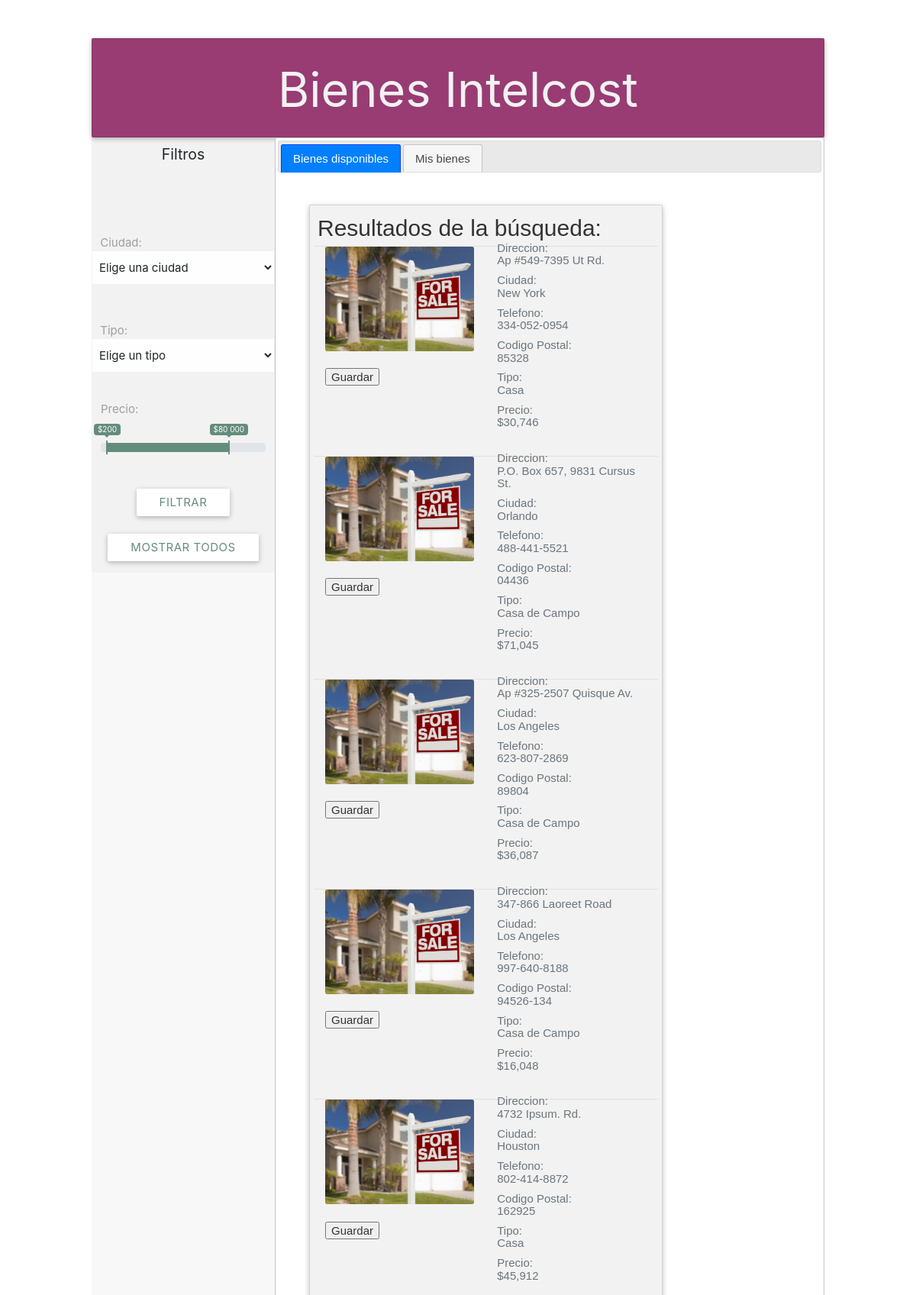
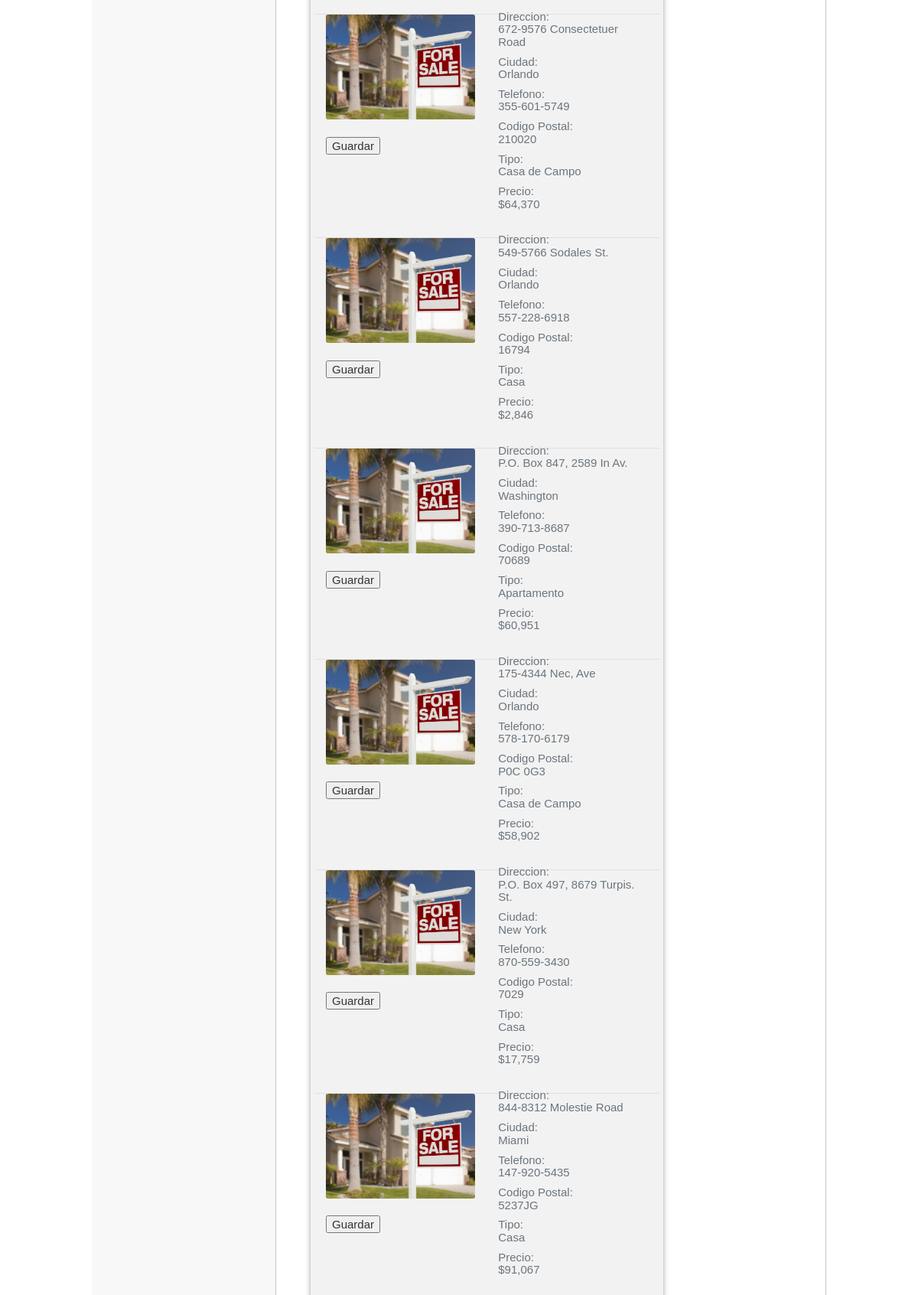
The page / (upper part) on the database its author committed (2 pictures, top to bottom).
### tables this page shows
CREATE TABLE `bienes` (
  `Id` int(5) NOT NULL,
  `Direccion` varchar(30) NOT NULL,
  `Ciudad` varchar(15) NOT NULL,
  `Telefono` varchar(15) NOT NULL,
  `Codigo_Postal` varchar(10) NOT NULL,
  `Tipo` varchar(15) NOT NULL,
  `Precio` varchar(15) NOT NULL
);

### views/busquedacompleta.php (the view)
<?php
$ciudad = (!empty ($_POST['ciudad']) ) ? $_POST['ciudad'] : NULL;
$tipo = (!empty ($_POST['tipo']) ) ? $_POST['tipo'] : NULL;
if($ciudad != '' && $tipo != ''){
    $bienes = $obj_conexion->query("SELECT Id, Direccion, Ciudad, Telefono, Codigo_Postal, Tipo, Precio
                                FROM bienes
                                WHERE Ciudad = '$ciudad' AND Tipo = '$tipo' ");
} else {
    $bienes = $obj_conexion->query("SELECT Id, Direccion, Ciudad, Telefono, Codigo_Postal, Tipo, Precio
                                FROM bienes");
}
while($row = $bienes->fetch_object()){
echo  ' <div class="row">
            <div class="col-lg-6">
                <div>
                    <img class="card-img" src="img/home.jpg" alt="Card image cap">
                </div>
                <div></br>
                    <input class="boton" type="button" name="Guardar" id="Guardar" onClick="guardar('.$row->Id.')"; value="Guardar">
                </div>
            </div>
            <div class="col-lg-6">
                <div class="">
                    <h6 class="card-subtitle mb-2 text-muted">Direccion:  <p>'.$row->Direccion.'</p>  </h6>
                    <h6 class="card-subtitle mb-2 text-muted">Ciudad: <p>'.$row->Ciudad.'</p></h6>
                    <h6 class="card-subtitle mb-2 text-muted">Telefono: <p>'.$row->Telefono.'</p></h6>
                    <h6 class="card-subtitle mb-2 text-muted">Codigo Postal: <p>'.$row->Codigo_Postal.'</p></h6>
                    <h6 class="card-subtitle mb-2 text-muted">Tipo: <p>'.$row->Tipo.'</p></h6>
                    <h6 class="card-subtitle mb-2 text-muted">Precio: <p>'.$row->Precio.'</p></h6>
                </div>
            </div>
        </div>
      <div class="divider"></div>';
}

### index.php (shortened to what this page needs)
<?php
include ('conex/conex.php');
?>
<html>
<head>
  <link rel="stylesheet" href="https://stackpath.bootstrapcdn.com/bootstrap/4.5.2/css/bootstrap.min.css">
  <link type="text/css" rel="stylesheet" href="css/materialize.min.css" media="screen,projection" />
  <link type="text/css" rel="stylesheet" href="css/customColors.css" media="screen,projection" />
  <link type="text/css" rel="stylesheet" href="css/ion.rangeSlider.css" media="screen,projection" />
  <link type="text/css" rel="stylesheet" href="css/ion.rangeSlider.skinFlat.css" media="screen,projection" />
  <link type="text/css" rel="stylesheet" href="css/index.css" media="screen,projection" />
  <link rel="stylesheet" href="//code.jquery.com/ui/1.12.1/themes/base/jquery-ui.css">
</head>
<body>
  <div class="contenedor">
    <div class="card rowTitulo">
      <h1>Bienes Intelcost</h1>
    </div>
    <div class="colFiltros">
      <form action="#" method="post" id="formulario">
        <div class="filtrosContenido">
          <div class="tituloFiltros">
            <h5>Filtros</h5>
          </div>
          <div class="filtroCiudad input-field">
            <p><label for="selectCiudad">Ciudad:</label><br></p>
            <select name="ciudad" id="selectCiudad">
              <option value="" selected>Elige una ciudad</option>
            </select>
          </div>
          <div class="filtroTipo input-field">
            <p><label for="selecTipo">Tipo:</label></p>
            <br>
            <select name="tipo" id="selectTipo">
              <option value="">Elige un tipo</option>
            </select>
          </div>
          <div class="filtroPrecio">
            <label for="rangoPrecio">Precio:</label>
          </div>
          <div class="botonField">
            <input type="submit" class="btn white" value="Filtrar" id="submitButton">
            <input type="submit" class="btn white" value="Mostrar Todos" id="submitButton">
          </div>
        </div>
      </form>
    </div>
    <div id="tabs" style="width: 75%;">
      <ul>
        <li><a href="#tabs-1">Bienes disponibles</a></li>
        <li><a href="#tabs-2">Mis bienes</a></li>
      </ul>
      <div id="tabs-1">
        <div class="colContenido" id="divResultadosBusqueda">
          <div class="tituloContenido card" style="justify-content: center;">
            <h5>Resultados de la búsqueda:</h5>
            <div class="divider"></div>
              <?php
                include ('views/busquedacompleta.php');
              ?>
          </div>
        </div>
      </div>
    </div>
</body>
</html>

### css/customColors.css (style rules this page uses)
.input-field label { color: #9E9E9E; }

### css/index.css (style rules this page uses)
.contenedor { background-color: rgba(242, 242, 242, 0.5); width: 80%; margin: 50px auto; display: flex; flex-flow: row wrap; min-height: 700px; height: auto; align-content: flex-start; }
.rowTitulo { width: 100%; text-align: center; background-color: #983c73; color: #F2F2F2; margin-top: 0; margin-bottom: 0; height: 130px; }
.colFiltros { width: 25%; height: 100%; min-height: 570px; }
.filtrosContenido, .colContenido, .colFiltros form { min-height: 570px; }
.filtrosContenido { width: 100%; margin: 0 0; background-color: #F2F2F2; display: flex; flex-flow: row wrap; align-content: flex-start; }
.tituloFiltros { width: 100%; height: 100px; text-align: center; }
.tituloFiltros h5 { font-size: 1.3rem; }
.filtroCiudad { width: 100%; height: 100px; text-align: center; }
.filtroTipo { width: 100%; height: 100px; text-align: center; }
.filtroPrecio { margin: 15px auto; width: 90%; height: 100px; }
.filtroPrecio label { font-size: 1rem; }
.botonField { width: 100%; height: 70px; text-align: center; }
.botonField input { color: #648C7D; }
.colContenido { width: 75%; display: flex; flex-flow: row wrap; align-content: space-between; padding: 20px; }
.tituloContenido { width: 100%; min-height: 170px; background-color: #F2F2F2; display: flex; flex-flow: row wrap; padding: 5px; }
.tituloContenido h5 { width: 100%; margin: 0.5rem 5px; margin-bottom: 2rem; height: 10px; font-size: 2rem; }
.divider { width: 100%; }

### rows shown on the page
bienes: Direccion "Ap #549-7395 Ut Rd.", Ciudad "New York", Telefono "334-052-0954", Codigo_Postal "85328", Tipo "Casa", Precio "$30,746"
bienes: Direccion "P.O. Box 657, 9831 Cursus St.", Ciudad "Orlando", Telefono "488-441-5521", Codigo_Postal "04436", Tipo "Casa de Campo", Precio "$71,045"
bienes: Direccion "Ap #325-2507 Quisque Av.", Ciudad "Los Angeles", Telefono "623-807-2869", Codigo_Postal "89804", Tipo "Casa de Campo", Precio "$36,087"
bienes: Direccion "347-866 Laoreet Road", Ciudad "Los Angeles", Telefono "997-640-8188", Codigo_Postal "94526-134", Tipo "Casa de Campo", Precio "$16,048"
bienes: Direccion "4732 Ipsum. Rd.", Ciudad "Houston", Telefono "802-414-8872", Codigo_Postal "162925", Tipo "Casa", Precio "$45,912"
bienes: Direccion "672-9576 Consectetuer Road", Ciudad "Orlando", Telefono "355-601-5749", Codigo_Postal "210020", Tipo "Casa de Campo", Precio "$64,370"
bienes: Direccion "549-5766 Sodales St.", Ciudad "Orlando", Telefono "557-228-6918", Codigo_Postal "16794", Tipo "Casa", Precio "$2,846"
bienes: Direccion "P.O. Box 847, 2589 In Av.", Ciudad "Washington", Telefono "390-713-8687", Codigo_Postal "70689", Tipo "Apartamento", Precio "$60,951"
bienes: Direccion "175-4344 Nec, Ave", Ciudad "Orlando", Telefono "578-170-6179", Codigo_Postal "P0C 0G3", Tipo "Casa de Campo", Precio "$58,902"
bienes: Direccion "P.O. Box 497, 8679 Turpis. St.", Ciudad "New York", Telefono "870-559-3430", Codigo_Postal "7029", Tipo "Casa", Precio "$17,759"
bienes: Direccion "844-8312 Molestie Road", Ciudad "Miami", Telefono "147-920-5435", Codigo_Postal "5237JG", Tipo "Casa", Precio "$91,067"
